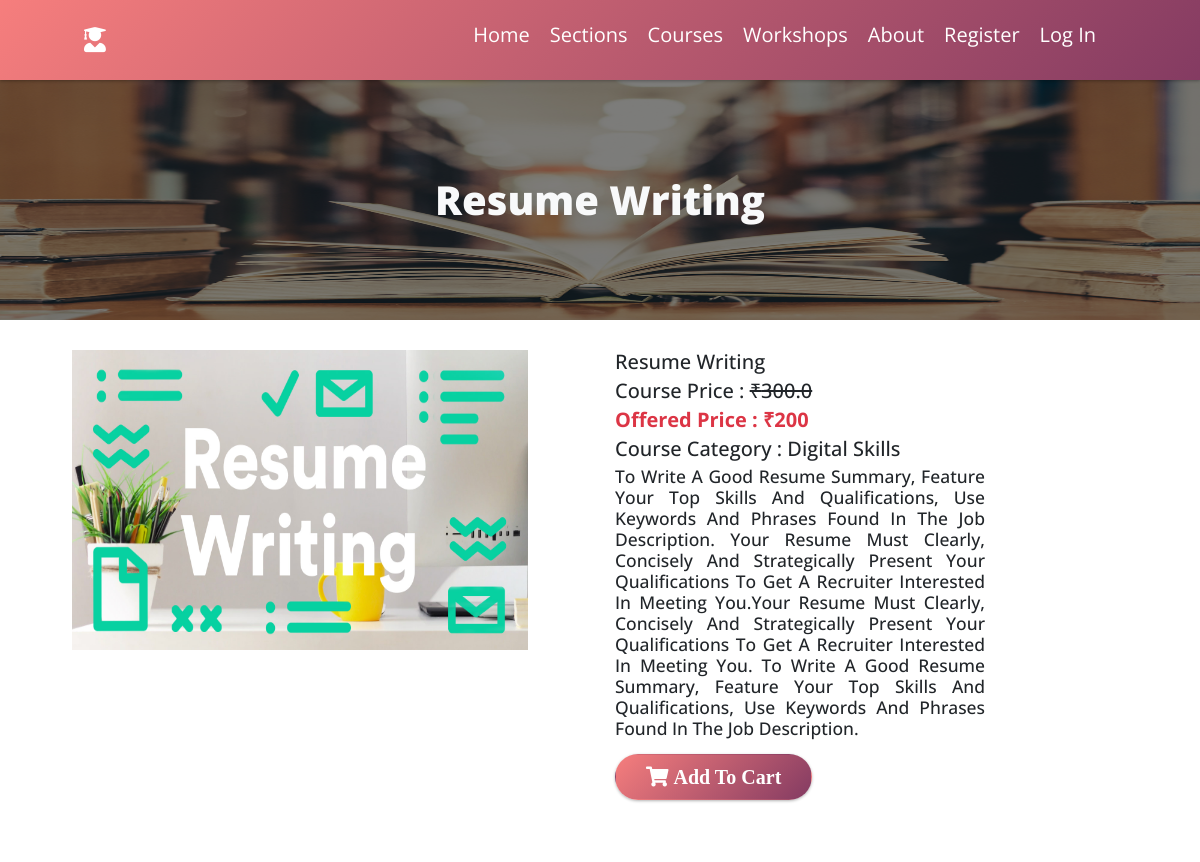
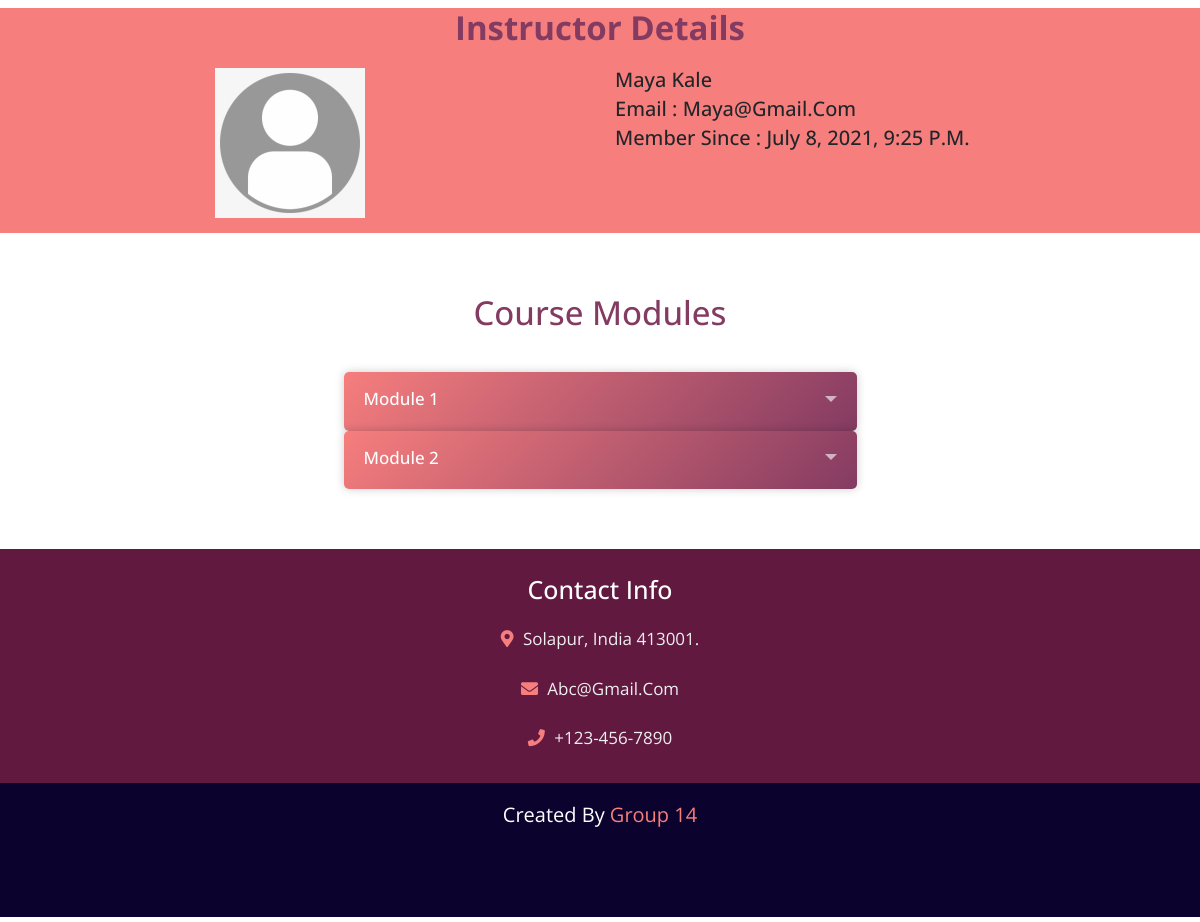
Page /single_course/?pid=2 on the committed database (2 pictures, top to bottom).
### users/models.py (models this page shows, shortened)
class add_course(models.Model):
	tutor = models.ForeignKey(User,on_delete=models.CASCADE)
	course_name = models.CharField(max_length=250)
	course_section = models.ForeignKey(Section,on_delete = models.CASCADE )
	course_price = models.FloatField()
	sale_price = models.CharField(max_length=200)
	course_image = models.ImageField(upload_to="courses/%Y/%m/%d")
	details = models.TextField()
	topics = models.TextField(default="")

class Section(models.Model):
	sec_name = models.CharField(max_length=100)
	cover_pic = models.FileField(upload_to="media/%Y/%m/%d")
	description = models.TextField()
	added_on = models.DateTimeField(auto_now_add=True)

### users/views.py (the view)
# urls.py: path('single_course/', views.single_course, name='single_course'),
def single_course(request):
	context = {}
	id = request.GET["pid"]
	obj = add_course.objects.get(id=id)
	context["course"] = obj
	check = register_table.objects.filter(user__id=obj.tutor.id)
	if len(check)>0:
		prf = get_object_or_404(register_table, user__id=obj.tutor.id)
		context["profile_pic"] = prf.profile_pic
		context["contact"] = prf.contact_number
	cont = Content.objects.filter(course__id=id).order_by("module_no","chapter_no")
	conten = Content.objects.filter(course__id=id).order_by("chapter_no")
	mod = Content.objects.filter(course__id=id).order_by("module_no").values("module_no").distinct()
	cont1 = Content.objects.filter(Q(course__id=id)&Q(module_no=1)).order_by("chapter_no")
	context["content"] = cont
	context["modules"] = cont1
	mods = len(mod)
	context["some"] = mod
	return render(request,"users/single_course.html",context)

### users/models.py (called while the page is built)
	def __str__(self):
		return self.tutor.username

### users/templates/users/single_course.html (shortened to what this page needs)
{% extends 'users/base.html' %}
{% load static %}
{% block content %}
<div class="container-fluid" style="background:url('/static/users/img/library.jpg');background-size:100% 100%; margin-top: 80px;">
        <div class="row py-5" style="background:rgba(0,0,0,0.5)">
            <div class="col-md-12 py-5 my-5 text-light text-center font-weight-bold text-uppercase">
                <strong style="font-size: 40px;">{{course.course_name}}</strong>
            </div>
        </div>
    </div>
<div class="container-fluid">
        <div class="row py-4">
            <div class="col-md-6 ">
                <div class=" text-center py-4">
                    <img src="/media/{{course.course_image}}" alt="No Image" style="height:300px;width:80%;">
                </div>
            </div>
            <div class="col-md-4" style="">
            	<div class="py-4" style="text-align: justify;">
            	<h2>{{course.course_name}}</h2>
            	<h2>Course price : <del style="text-decoration: line-through;">&#8377;{{course.course_price}}</del></h2>
            	<h2 class="text-danger"><b>Offered price : &#8377;{{course.sale_price}}</b></h2>
            	<h2>Course Category : {{course.course_section.sec_name}}</h2>
            	<h3>{{course.details}}</h3>
            	<form action="{% url 'cart' %}" method="post">
        <button type="submit" class="btn">
            <i class="fa fa-shopping-cart"> Add to cart</i>
        </button>
        </form>
                </div>
            </div>
        </div>
</div>
<div class="container-fluid" style="background-color: #f67e7d;margin-top: 40px;">
	<h1><b>Instructor details</b></h1>
	<div class="row py-4">
	<div class="col-md-2" style="'margin-left: 40px;">
	</div>
	<div class="col-md-4">
    {% if profile_pic %}
                    <img src="/media/{{profile_pic}}" style="height:150px;width:150px;">
                    {% else %}
                    <img src="{% static 'users/img/blankuser.png' %}" style="height:150px;width:150px;">
                    {% endif %}
	</div>
	<div class="col-md-4">
		<h2>{{course.tutor.first_name}} {{course.tutor.last_name}}</h2>
		<h2>Email : {{course.tutor.email}}</h2>
		<h2>Member since : {{course.tutor.date_joined}}</h2>
	</div>
	</div>
</div>
<div class="container-fluid col-md-6" style="margin-bottom: 60px;margin-top: 60px;">
    <div style="margin-bottom: 40px;">
        <h1>Course Modules</h1>
    </div>
    {% regroup content by module_no as allmodule %}
{% for module_no in allmodule %}
    <div class="accordion" style="margin-bottom: 0px;margin-top: 0px;">
        <div class="" >
          <label for="s{{module_no}}" class="accordion__label">Module {{ module_no.grouper }}</label>
        </div>
    </div>
{% endfor %}
</div>
{% endblock content %}

### users/static/users/css/main.css (style rules this page uses)
:root { --gradient:linear-gradient(135deg, #f67e7d, #843b62); }
* { font-family: 'Open Sans', sans-serif; margin:0; padding:0; box-sizing: border-box; border:none; outline: none; text-decoration: none; text-transform: capitalize; transition: all .2s linear; }
html { font-size: 62.5%; overflow-x: hidden; }
.btn { padding:.7rem 3rem; font-size: 2rem; color:#fff; background:var(--gradient); border-radius: 5rem; margin-top: 1rem; cursor: pointer; box-shadow: 0 .1rem .3rem rgba(0,0,0,.3); position: relative; overflow: hidden; z-index: 0; }

### users/static/users/css/section_style.css (style rules this page uses)
:root { --gradient:linear-gradient(135deg, #f67e7d, #843b62); }
body { font-size: 170%; }
h1 { color: #843b62; font-size: 3.3rem; text-align: center; }
.accordion { width: 90%; margin-left: 5%; box-shadow: 0 0 10px rgba(0,0,0,0.2); border-radius: 5px; overflow: hidden; font-family: 'Quicksand', sans-serif; background: var(--gradient); }
.accordion__label, .accordion__content { padding: 14px 20px; }
.accordion__label { display: block; color: #fff; font-weight: 500; cursor: pointer; position: relative; transition: background 0.1s; }
.accordion__label::after { content: ""; position: absolute; top: 50%; transform: translateY(-50%); right: 20px; width: 12px; height: 6px; background-size: contain; transition: transform 0.4s; }

### rows in the picture
add_course: course_name "Resume Writing", course_image (picture), course_price "300.0", sale_price "200", course_section.sec_name "Digital Skills", details "To Write A Good Resume Summary, Feature Your Top Skills And Qualifications, Use Keywords And Phrases Found In The Job Description. Your Resume Must Clearly, Concisely And Strategically Present Your Qualifications To Get A Recruiter Interested In Meeting You.Your Resume Must Clearly, Concisely And Strategically Present Your Qualifications To Get A Recruiter Interested In Meeting You. To Write A Good Resume Summary, Feature Your Top Skills And Qualifications, Use Keywords And Phrases Found In The Job Description.", tutor.first_name "Maya", tutor.last_name "Kale", tutor.email "Maya@gmail.com", tutor.date_joined "July 8, 2021, 9:25 P.m."

### other values in the picture
{{ module_no.grouper }} "1" "2"
